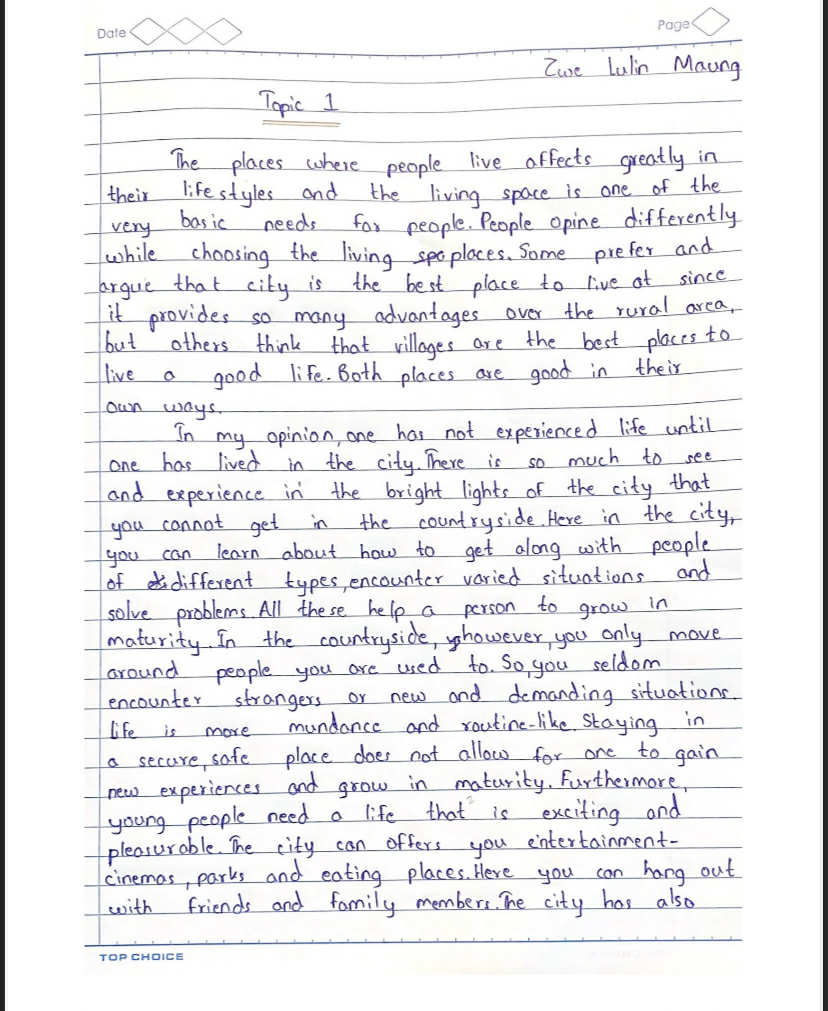
#> input picture test_images/test1.jpeg, 828 x 1011 px; its folder holds only this picture in this run
$ python -i segmentation.py   (imports and definitions only)   (older library calls are emulated)
#> lines starting #> are read from the running program, lines starting #| are printed output that depends on the picture
#> further down, picture is the input picture: shape (1011, 828, 3); mean B, G, R 239.6, 237.8, 237.9
import cv2
import numpy as np
import matplotlib.pyplot as plt

# ---------- Thresholding ----------
# [71 lines left out: functions global_threshold, adaptive_threshold, otsu_threshold, sobel_edge, prewitt_edge, canny_edge and 1 more, not called in this run]


# ---------- Morphological Operations ----------
def morphological_ops(img, operation='dilate', kernel_size=3, iterations=1):
    """Perform dilation, erosion, opening, or closing."""
#> called with operation = 'dilate', kernel_size = 3, iterations = 1
    if len(img.shape) == 3:
        img = cv2.cvtColor(img, cv2.COLOR_BGR2GRAY)
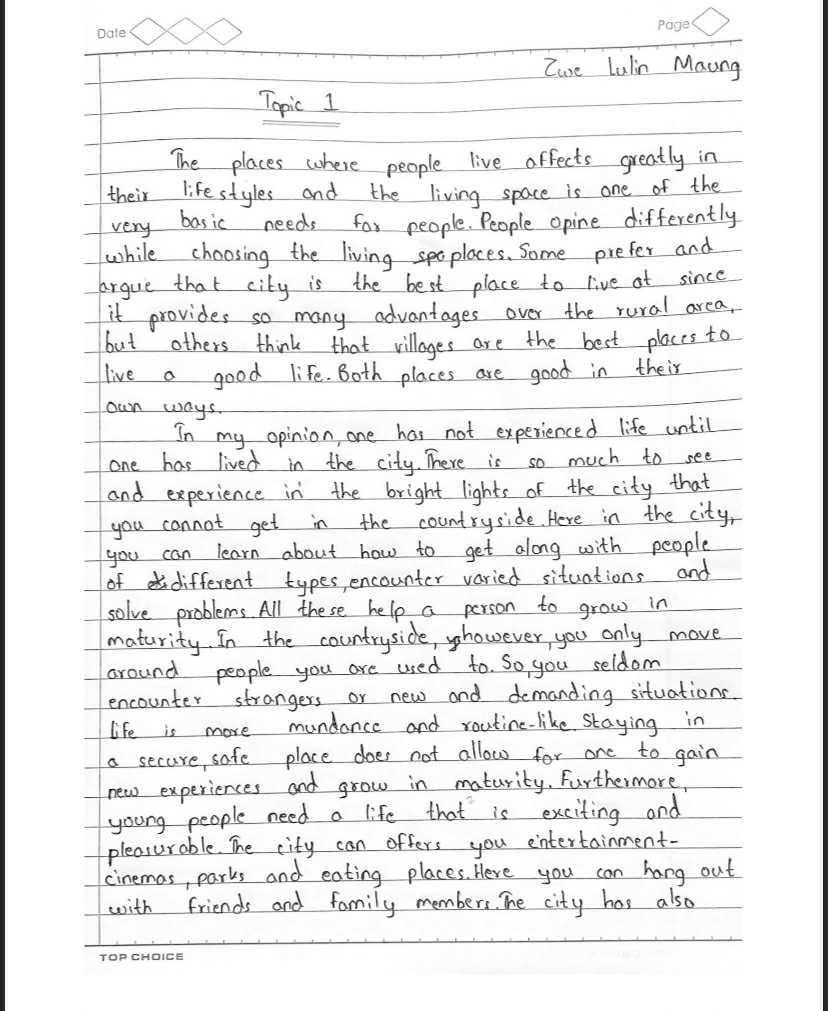
#> img: shape (1011, 828); min 3, max 255, mean 238
    kernel = np.ones((kernel_size, kernel_size), np.uint8)

    if operation == 'dilate':
        return cv2.dilate(img, kernel, iterations=iterations)
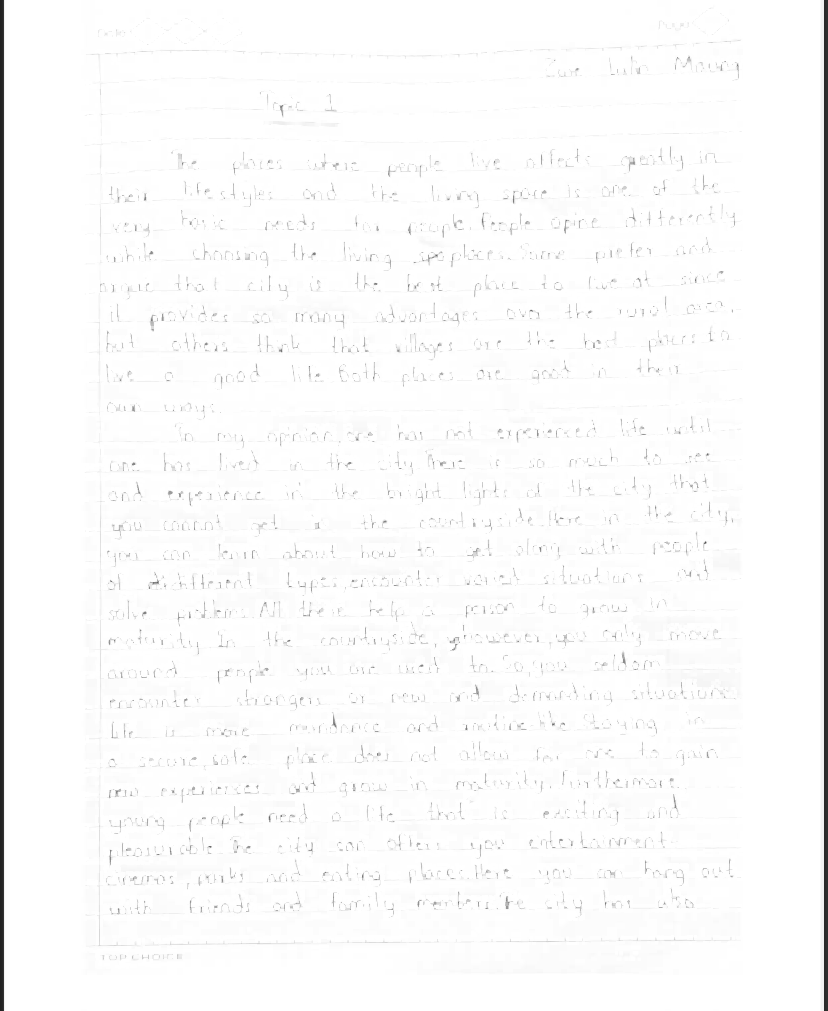
#> returned value: shape (1011, 828); min 33, max 255, mean 250.7
    elif operation == 'erode':
        return cv2.erode(img, kernel, iterations=iterations)
    elif operation == 'open':
        return cv2.morphologyEx(img, cv2.MORPH_OPEN, kernel)
    elif operation == 'close':
        return cv2.morphologyEx(img, cv2.MORPH_CLOSE, kernel)
    else:
        raise ValueError("Invalid operation type.")

# ---------- Contour Detection ----------
# [32 lines left out: functions find_contours, show_comparison, not called in this run]

>>> import cv2
>>> picture = cv2.imread('../test_images/test1.jpeg')
>>> result = morphological_ops(picture)
